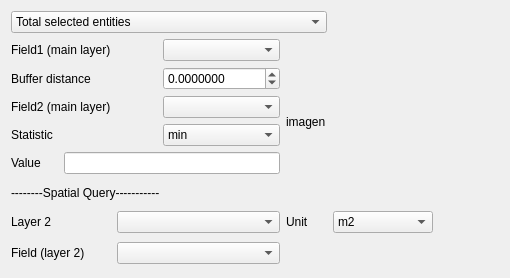
             <widget class="QWidget" name="page_3">
              <property name="geometry">
               <rect>
                <x>0</x>
                <y>0</y>
                <width>510</width>
                <height>278</height>
               </rect>
              </property>
              <attribute name="label">
               <string>CALCULATION MODE</string>
              </attribute>
              <layout class="QGridLayout" name="gridLayout_11">
               <item row="0" column="0">
                <layout class="QGridLayout" name="gridLayout_4">
                 <item row="0" column="0" colspan="5">
                  <widget class="QComboBox" name="cbModoPanelT">
                   <item>
                    <property name="text">
                     <string>Total selected entities</string>
                    </property>
                   </item>
                   <item>
                    <property name="text">
                     <string>Sum of an attribute</string>
                    </property>
                   </item>
                   <item>
                    <property name="text">
                     <string>Percentage</string>
                    </property>
                   </item>
                   <item>
                    <property name="text">
                     <string>Statistics. Selected entities</string>
                    </property>
                   </item>
                   <item>
                    <property name="text">
                     <string>Statistics. Selection that coincides with</string>
                    </property>
                   </item>
                   <item>
                    <property name="text">
                     <string>Entities contained in selection</string>
                    </property>
                   </item>
                   <item>
                    <property name="text">
                     <string>Entities contained in selection. Sum attribute</string>
                    </property>
                   </item>
                   <item>
                    <property name="text">
                     <string>Entities contained at a distance. Buffer</string>
                    </property>
                   </item>
                   <item>
                    <property name="text">
                     <string>Entities contained at a distance that coincides with</string>
                    </property>
                   </item>
                   <item>
                    <property name="text">
                     <string>Sum of attributes of entities contained at a distance</string>
                    </property>
                   </item>
                   <item>
                    <property name="text">
                     <string>Number of entities in the area. Density</string>
                    </property>
                   </item>
                   <item>
                    <property name="text">
                     <string>Sum of attribute between area. Density</string>
                    </property>
                   </item>
                  </widget>
                 </item>
                 <item row="1" column="0" colspan="3">
                  <widget class="QLabel" name="label_4">
                   <property name="text">
                    <string>Field1 (main layer)</string>
                   </property>
                  </widget>
                 </item>
                 <item row="1" column="3">
                  <widget class="QComboBox" name="cam1PanelTexto"/>
                 </item>
                 <item row="2" column="0" colspan="2">
                  <widget class="QLabel" name="label_9">
                   <property name="text">
                    <string>Buffer distance</string>
                   </property>
                  </widget>
                 </item>
                 <item row="2" column="3">
                  <widget class="QDoubleSpinBox" name="bufferDistance">
                   <property name="decimals">
                    <number>7</number>
                   </property>
                   <property name="minimum">
                    <double>-1.000000000000000</double>
                   </property>
                   <property name="maximum">
                    <double>10000000037.000000000000000</double>
                   </property>
                  </widget>
                 </item>
                 <item row="3" column="0" colspan="2">
                  <widget class="QLabel" name="label_7">
                   <property name="text">
                    <string>Field2 (main layer)</string>
                   </property>
                  </widget>
                 </item>
                 <item row="3" column="3">
                  <widget class="QComboBox" name="cam2PanelTexto"/>
                 </item>
                 <item row="4" column="0">
                  <widget class="QLabel" name="label_5">
                   <property name="text">
                    <string>Statistic</string>
                   </property>
                  </widget>
                 </item>
                 <item row="4" column="3">
                  <widget class="QComboBox" name="operadorPanelT">
                   <item>
                    <property name="text">
                     <string>min</string>
                    </property>
                   </item>
                   <item>
                    <property name="text">
                     <string>max</string>
                    </property>
                   </item>
                   <item>
                    <property name="text">
                     <string>mean</string>
                    </property>
                   </item>
                   <item>
                    <property name="text">
                     <string>median</string>
                    </property>
                   </item>
                   <item>
                    <property name="text">
                     <string>range</string>
                    </property>
                   </item>
                  </widget>
                 </item>
                 <item row="5" column="0">
                  <widget class="QLabel" name="label_6">
                   <property name="text">
                    <string>Value</string>
                   </property>
                  </widget>
                 </item>
                 <item row="5" column="1" colspan="3">
                  <widget class="QLineEdit" name="lineE1"/>
                 </item>
                 <item row="6" column="0" colspan="4">
                  <widget class="QLabel" name="label_45">
                   <property name="text">
                    <string>--------Spatial Query-----------</string>
                   </property>
                  </widget>
                 </item>
                 <item row="7" column="0">
                  <widget class="QLabel" name="label_34">
                   <property name="text">
                    <string>Layer 2</string>
                   </property>
                  </widget>
                 </item>
                 <item row="7" column="2" colspan="2">
                  <widget class="QComboBox" name="cap2PanelTexto"/>
                 </item>
                 <item row="8" column="0" colspan="2">
                  <widget class="QLabel" name="label_44">
                   <property name="text">
                    <string>Field (layer 2)</string>
                   </property>
                  </widget>
                 </item>
                 <item row="8" column="2" colspan="2">
                  <widget class="QComboBox" name="cam3PanelTexto"/>
                 </item>
                 <item row="8" column="4" colspan="2">
                  <spacer name="horizontalSpacer_8">
                   <property name="orientation">
                    <enum>Qt::Horizontal</enum>
                   </property>
                   <property name="sizeHint" stdset="0">
                    <size>
                     <width>48</width>
                     <height>28</height>
                    </size>
                   </property>
                  </spacer>
                 </item>
                 <item row="8" column="6">
                  <spacer name="horizontalSpacer_2">
                   <property name="orientation">
                    <enum>Qt::Horizontal</enum>
                   </property>
                   <property name="sizeHint" stdset="0">
                    <size>
                     <width>248</width>
                     <height>20</height>
                    </size>
                   </property>
                  </spacer>
                 </item>
                 <item row="1" column="4" rowspan="6" colspan="3">
                  <widget class="QLabel" name="lpanel">
                   <property name="text">
                    <string>imagen</string>
                   </property>
                  </widget>
                 </item>
                 <item row="7" column="4">
                  <widget class="QLabel" name="label_48">
                   <property name="text">
                    <string>Unit</string>
                   </property>
                  </widget>
                 </item>
                 <item row="7" column="5">
                  <widget class="QComboBox" name="tpUnit">
                   <property name="minimumSize">
                    <size>
                     <width>100</width>
                     <height>0</height>
                    </size>
                   </property>
                   <item>
                    <property name="text">
                     <string>m2</string>
                    </property>
                   </item>
                   <item>
                    <property name="text">
                     <string>hectarea</string>
                    </property>
                   </item>
                   <item>
                    <property name="text">
                     <string>km2</string>
                    </property>
                   </item>
                  </widget>
                 </item>
                </layout>
               </item>
              </layout>
             </widget>
